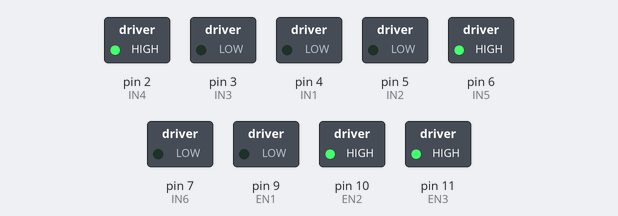
This sketch was run on a simulated Arduino Uno, built with avr-gcc and run on an emulated ATmega328P. Parts: switched loads named in the sketch (green lamp = pin HIGH).

Above: at 1.0 s.
At 3.0 s:
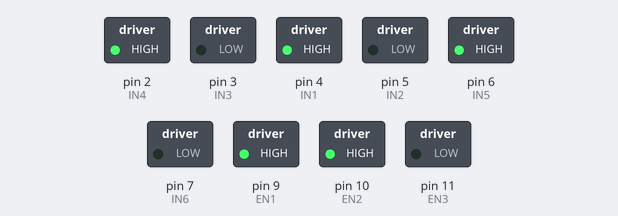
At 5.0 s:
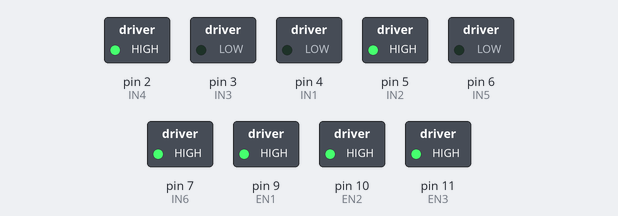
Timing chart, 0 to 6.9 s (numbered marks = the images above):
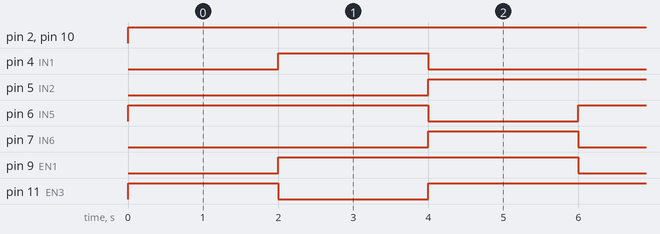

The sketch:

MOTEURS_12V.ino
```cpp
// -- MOTEUR 1 --
int EN1=9; //Connecté à Arduino pin 9 (sortie PWM)
int IN1=4; //Connecté à Arduino pin 4
int IN2=5; //Connecté à Arduino pin 5

// -- MOTEUR 2 --
int EN2=10; //Connecté à Arduino pin 10 (Sortie PWM)
int IN3=3; //Connecté à Arduino pin 3
int IN4=2; //Connecté à Arduino pin 2

// -- MOTEUR 3 --
int EN3=11; //Connecté à Arduino pin 11 (Sortie PWM)
int IN5=6; //Connecté à Arduino pin 6
int IN6=7; //Connecté à Arduino pin 7

// -- SERVOMOTEUR 1 --

// -- SERVOMOTEUR 2 --


//STOP
void stope(){

  //Moteur 1 arrêt
  analogWrite(EN1,0);
  //Moteur 2 arrêt
  analogWrite(EN2,0);
  //Moteur 3 arrêt
  analogWrite(EN3,0);}

//ROTATION VERS LA DROITE
void rotationDroite(int vitesse){

  // Direction du Moteur 1 normale
  digitalWrite(IN1,LOW);
  digitalWrite(IN2,HIGH);
  // Direction du Moteur 2 normale
  digitalWrite(IN3,LOW);
  digitalWrite(IN4,HIGH);
  // Direction du Moteur 3 normale
  digitalWrite(IN5,LOW);
  digitalWrite(IN6,HIGH);


  //Moteur 1 - vitesse de rotation choisie (le robot tourne sur lui-même)
  analogWrite(EN1,vitesse);
  //Moteur 2 - vitesse de rotation choisise
  analogWrite(EN2,vitesse);
  //Moteur 3 - vitesse de rotation choisise
  analogWrite(EN3,vitesse);}

//ROTATION VERS LA GAUCHE
void rotationGauche(int vitesse){

  // Direction du Moteur 1 inverse
  digitalWrite(IN1,HIGH);
  digitalWrite(IN2,LOW);
  // Direction du Moteur 2 inverse
  digitalWrite(IN3,HIGH);
  digitalWrite(IN4,LOW);
  // Direction du Moteur 3 inverse
  digitalWrite(IN5,HIGH);
  digitalWrite(IN6,LOW);

  //Moteur 1 - vitesse de rotation choisie (le robot tourne sur lui-même)
  analogWrite(EN1,vitesse);
  //Moteur 2 - vitesse de rotation choisise
  analogWrite(EN2,vitesse);
  //Moteur 3 - vitesse de rotation choisise
  analogWrite(EN3,vitesse);}

//DEPLACEMENTS
void deplacements(int vitesse, int num){

//1
if (num==1){
  //On coupe le moteur 1
  analogWrite(EN1,0);

  // Direction du Moteur 2
  digitalWrite(IN3,LOW);
  digitalWrite(IN4,HIGH);
  // Direction du Moteur 3
  digitalWrite(IN5,HIGH);
  digitalWrite(IN6,LOW);

  //Moteurs tournent
  analogWrite(EN2,vitesse);
  analogWrite(EN3,vitesse);}

  //2
if (num==2){
  //On coupe le moteur 3
  analogWrite(EN3,0);

  // Direction du Moteur 2
  digitalWrite(IN3,LOW);
  digitalWrite(IN4,HIGH);
  // Direction du Moteur 1
  digitalWrite(IN1,HIGH);
  digitalWrite(IN2,LOW);

  //Moteurs tournent
  analogWrite(EN2,vitesse);
  analogWrite(EN1,vitesse);}

  //3
if (num==3){
  //On coupe le moteur 2
  analogWrite(EN2,0);

  // Direction du Moteur 3
  digitalWrite(IN5,LOW);
  digitalWrite(IN6,HIGH);
  // Direction du Moteur 1
  digitalWrite(IN1,HIGH);
  digitalWrite(IN2,LOW);

  //Moteurs tournent
  analogWrite(EN3,vitesse);
  analogWrite(EN1,vitesse);}

  //4
if (num==4){
  //On coupe le moteur 1
  analogWrite(EN1,0);

  // Direction du Moteur 3
  digitalWrite(IN5,LOW);
  digitalWrite(IN6,HIGH);
  // Direction du Moteur 2
  digitalWrite(IN3,HIGH);
  digitalWrite(IN4,LOW);

  //Moteurs tournent
  analogWrite(EN2,vitesse);
  analogWrite(EN3,vitesse);}

  //5
if (num==5){
  //On coupe le moteur 3
  analogWrite(EN3,0);

  // Direction du Moteur 2
  digitalWrite(IN3,HIGH);
  digitalWrite(IN4,LOW);
  // Direction du Moteur 1
  digitalWrite(IN1,LOW);
  digitalWrite(IN2,HIGH);

  //Moteurs tournent
  analogWrite(EN2,vitesse);
  analogWrite(EN1,vitesse);}

  //6
if (num==6){
  //On coupe le moteur 2
  analogWrite(EN3,0);

  // Direction du Moteur 3
  digitalWrite(IN5,HIGH);
  digitalWrite(IN6,LOW);
  // Direction du Moteur 1
  digitalWrite(IN1,LOW);
  digitalWrite(IN2,HIGH);

  //Moteurs tournent
  analogWrite(EN3,vitesse);
  analogWrite(EN1,vitesse);}
}

void setup() {
pinMode(EN1,OUTPUT); // Configurer les broches comme sortie
pinMode(EN2,OUTPUT);
pinMode(EN3,OUTPUT);
pinMode(IN1,OUTPUT);
pinMode(IN2,OUTPUT);
pinMode(IN3,OUTPUT);
pinMode(IN4,OUTPUT);
pinMode(IN5,OUTPUT);
pinMode(IN6,OUTPUT);
}
void loop() {

// Moteur 1 - Plein régime:
//analogWrite(EN1,255);
// Moteur 2 - Plein régime:
//analogWrite(EN2,255);
// Moteur 3 - Plein régime:
//analogWrite(EN3,255);

//rotationDroite(255);
//rotationGauche(255);

deplacements(255,1);
delay(2000);
deplacements(255,2);
delay(2000);
rotationDroite(255);
delay(2000);
}
```

Measured:
- by itself, pin 2 (IN4), pin 10 (EN2): LOW → HIGH at 0.00 s
- by itself, pin 4 (IN1), pin 7 (IN6): alternates HIGH for 2.0 s and LOW for 4.0 s
- by itself, pin 5 (IN2), pin 6 (IN5), pin 9 (EN1): alternates HIGH for 4.0 s and LOW for 2.0 s
- by itself, pin 11 (EN3): repeats every 6.0 s: LOW 2.0 s, HIGH 4.0 s
